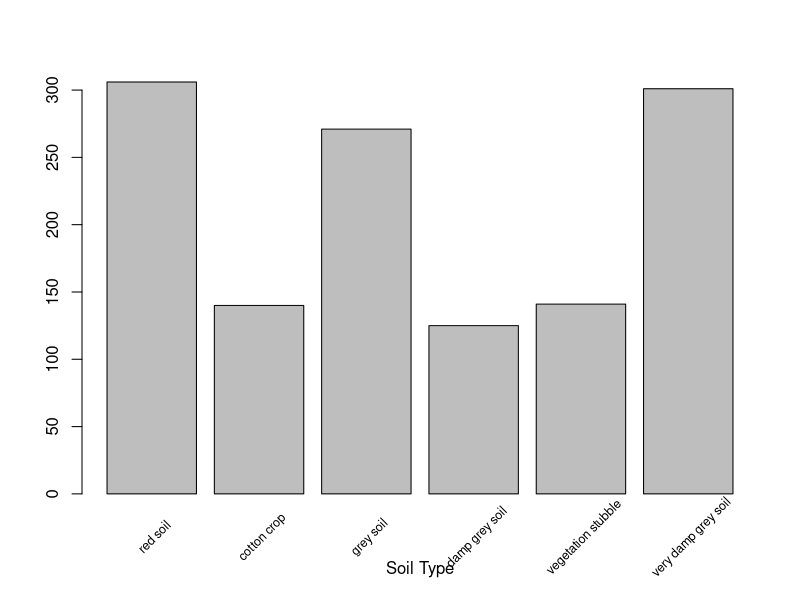

This chart was generated by the following R code: (Note: a time limit stopped this script after it produced the figure.)
install.packages("e1071")
install.packages("kernlab")
install.packages("mlbench")
install.packages("caret")
library("mlbench")
library("caret")
library("randomForest")

data(Satellite)
dt <- Satellite
summary(dt)
head(dt)

indexes <- createDataPartition(dt$classes, p = 0.80, list = F)
training <- dt[indexes, ]
testing <- dt[-indexes, ]


freq <- table(testing$classes)
out <- barplot(freq, xlab = "Soil Type", names.arg = "")
text(out, rep(-.1, 6), names(freq), srt=45, pos=1, offset = "2", xpd=NA, cex=.75 )


set.seed(7)
rf <- train(classes ~ ., data = training, method = "rf")
svm <- train(classes ~ ., data = training, method = "svmRadial")
rna <- train(classes ~ ., data = training, method = "nnet")

saveRDS(rf, "random_forest_testing_phase.rds")
saveRDS(svm, "SVM_testing_phase.rds")
saveRDS(rna, "nnet_testing_phase.rds")


predict.rf <- predict(rf, testing)
predict.svm <- predict(svm, testing)
predict.rna <- predict(rna, testing)

confusion_matrix_rf <- confusionMatrix(predict.rf, testing$classes)
confusion_matrix_svm <- confusionMatrix(predict.svm, testing$classes)
confusion_matrix_rna <- confusionMatrix(predict.rna, testing$classes)

confusion_matrix_rf$overall["Accuracy"]

accuracy_df <- data.frame(
    algorithm = c("rf", "svm", "rna"),
    accuracy = c(
        confusion_matrix_rf$overall["Accuracy"],
        confusion_matrix_svm$overall["Accuracy"],
        confusion_matrix_rna$overall["Accuracy"]
    )
)
print(accuracy_df)

best_technique <- accuracy_df[accuracy_df$accuracy == max(accuracy_df$accuracy),]
print(best_technique)

print(rf$finalModel[c("ntree", "mtry")])

final_model = randomForest(formula = classes ~ ., data = dt, ntree = rf$finalModel$ntree, mtry = rf$finalModel$mtry, keep.forest = T)

final_predictions <- predict(final_model, testing)

confusion_matrix_full_model = confusionMatrix(final_predictions, testing$classes)

print(confusion_matrix_full_model)

saveRDS(final_model, "final_model_rf.rds")

save.image("all_data.RData")
